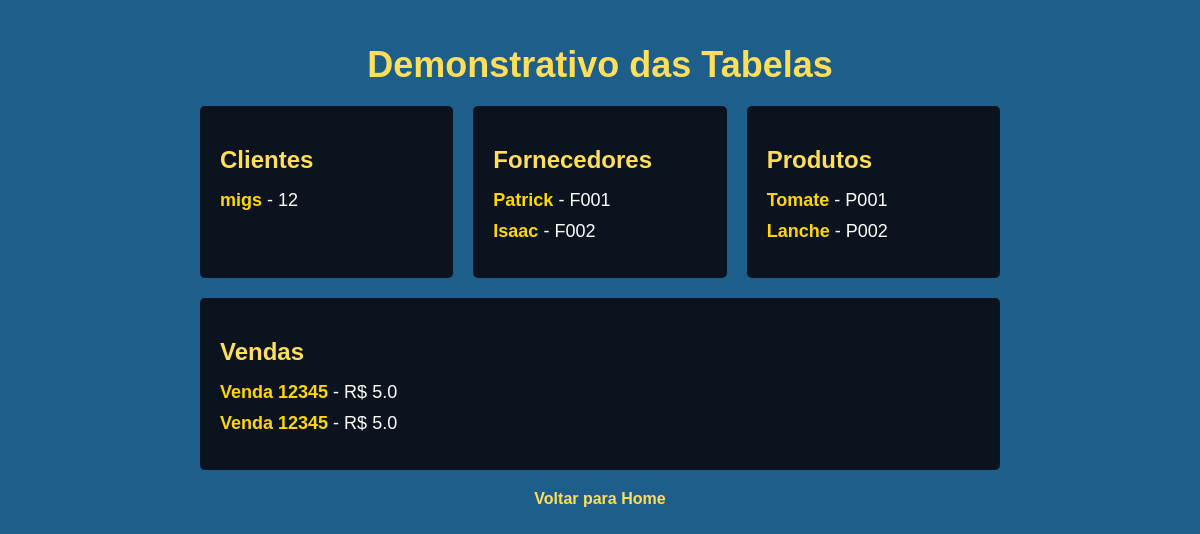
The page /demonstrativo_tabelas/ on the database its author committed.
### app/models.py (models this page shows)
class Cliente(models.Model):
    idcli = models.AutoField(primary_key=True)
    codcli = models.CharField(max_length=10)
    nomecli = models.CharField(max_length=100)
    razasoccli = models.CharField(max_length=100)
    datacli = models.DateField()
    cnpjcli = models.CharField(max_length=20)
    fonecli = models.CharField(max_length=20)
    cidcli = models.CharField(max_length=50)
    estcli = models.CharField(max_length=100)
    class Meta:
        db_table = 'cliente'

class Fornecedor(models.Model):
    idforn = models.AutoField(primary_key=True)
    codiforn = models.CharField(max_length=10)
    nomeforn = models.CharField(max_length=100)
    razasocforn = models.CharField(max_length=100)
    foneforn = models.CharField(max_length=20)
    class Meta:
        db_table = 'fornecedor'

class Produto(models.Model):
    idprod = models.AutoField(primary_key=True)
    codiprod = models.CharField(max_length=20)
    descprod = models.CharField(max_length=100)
    valorprod = models.FloatField()
    situprod = models.CharField(max_length=1)
    idforn = models.ForeignKey('Fornecedor', on_delete=models.CASCADE)
    class Meta:
        db_table = 'produto'

class Venda(models.Model):
    idvend = models.AutoField(primary_key=True)
    codivend = models.CharField(max_length=10)
    idcli = models.ForeignKey('Cliente', on_delete=models.CASCADE)
    idforn = models.ForeignKey('Fornecedor', on_delete=models.CASCADE)
    idvende = models.ForeignKey('Vendedor', on_delete=models.CASCADE)
    valorvend = models.FloatField()
    descvend = models.FloatField()
    totalvend = models.FloatField()
    datavend = models.DateField()
    valorcomissao = models.DecimalField(max_digits=10, decimal_places=2)
    class Meta:
        db_table = 'venda'

### app/views.py (the view)
# urls.py: path('demonstrativo_tabelas/', demonstrativo_tabelas, name='demonstrativo_tabelas'),
def demonstrativo_tabelas(request):
    clientes = Cliente.objects.all()
    fornecedores = Fornecedor.objects.all()
    produtos = Produto.objects.all()
    vendas = Venda.objects.all()
    return render(request, 'app/demonstrativo_tabelas.html', {
        'clientes': clientes,
        'fornecedores': fornecedores,
        'produtos': produtos,
        'vendas': vendas,
    })

### app/templates/app/demonstrativo_tabelas.html (shortened to what this page needs)
<!DOCTYPE html>
<html lang="en">
<head>
    {% load static %}
    <link rel="stylesheet" type="text/css" href="{% static 'app/tabelas.css' %}">
</head>
<body>
<div class="container">
    <h1>Demonstrativo das Tabelas</h1>
    <div class="tables-wrapper">
        <div class="table-section">
            <h2>Clientes</h2>
            <ul>
                {% for cliente in clientes %}
                <li><strong>{{ cliente.nomecli }}</strong> - {{ cliente.codcli }}</li>
                {% endfor %}
            </ul>
        </div>
        <div class="table-section">
            <h2>Fornecedores</h2>
            <ul>
                {% for fornecedor in fornecedores %}
                <li><strong>{{ fornecedor.nomeforn }}</strong> - {{ fornecedor.codiforn }}</li>
                {% endfor %}
            </ul>
        </div>
        <div class="table-section">
            <h2>Produtos</h2>
            <ul>
                {% for produto in produtos %}
                <li><strong>{{ produto.descprod }}</strong> - {{ produto.codiprod }}</li>
                {% endfor %}
            </ul>
        </div>
        <div class="table-section">
            <h2>Vendas</h2>
            <ul>
                {% for venda in vendas %}
                <li><strong>Venda {{ venda.codivend }}</strong> - R$ {{ venda.valorvend }}</li>
                {% endfor %}
            </ul>
        </div>
    </div>
    <a href="{% url 'landing' %}" class="bottom-link">Voltar para Home</a>
</div>
</body>
</html>

### app/static/app/tabelas.css (style rules this page uses)
body { font-family: Arial, sans-serif; background-color: #1E5E8B; color: #ffffff; margin: 0; padding: 20px; }
.container { max-width: 800px; margin: 0 auto; }
h1 { color: #ffDE59; text-align: center; margin-bottom: 20px; font-size: 36px; }
.tables-wrapper { display: flex; flex-wrap: wrap; gap: 20px; }
.table-section { flex: 1 1 200px; background-color: #0b141e; padding: 20px; border-radius: 5px; }
h2 { color: #ffDE59; font-size: 24px; margin-bottom: 10px; }
ul { list-style-type: none; padding: 0; }
ul li { font-size: 18px; margin-bottom: 10px; }
ul li strong { color: #ffd700; }
.bottom-link { display: block; text-align: center; color: #ffDE59; text-decoration: none; margin-top: 20px; font-weight: bold; }

### rows shown on the page
Cliente: nomecli "migs", codcli "12"
Fornecedor: nomeforn "Patrick", codiforn "F001"
Fornecedor: nomeforn "Isaac", codiforn "F002"
Produto: descprod "Tomate", codiprod "P001"
Produto: descprod "Lanche", codiprod "P002"
Venda: codivend "12345", valorvend "5.0"
Venda: codivend "12345", valorvend "5.0"
